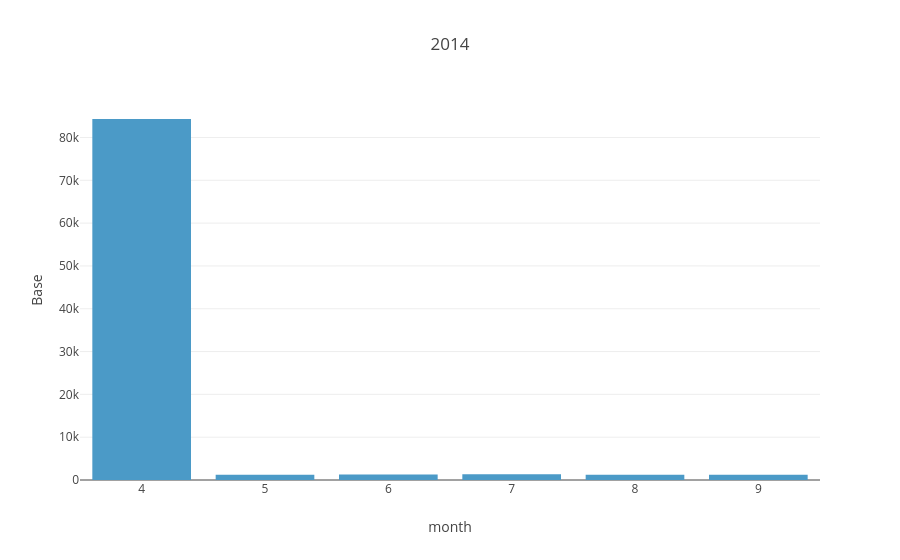

Notebook code cell kept with this figure:
### Code cell
monthly_uber_rides_2014 = df_sample[['month','Base']].pivot_table(index=['month'],
                                  values='Base',
                                  aggfunc='count')
fig=px.bar(monthly_uber_rides_2014,x=monthly_uber_rides_2014.index,y='Base',title="2014")
fig.show()
monthly_uber_rides_2014

### Figure 1 — Plotly figure (JSON) as saved in the notebook; plotly's stock layout.template omitted (floating-point values rounded to 4 significant figures)
{"data": [{"hovertemplate": "month=%{x}<br>Base=%{y}<extra></extra>", "legendgroup": "", "marker": {"color": "#4B9AC7", "pattern": {"shape": ""}}, "name": "", "orientation": "v", "showlegend": false, "textposition": "auto", "type": "bar", "x": [4, 5, 6, 7, 8, 9], "xaxis": "x", "y": [84320, 1223, 1312, 1321, 1255, 1253], "yaxis": "y"}], "layout": {"barmode": "relative", "legend": {"tracegroupgap": 0}, "title": {"text": "2014"}, "xaxis": {"anchor": "y", "domain": [0, 1], "title": {"text": "month"}}, "yaxis": {"anchor": "x", "domain": [0, 1], "title": {"text": "Base"}}}}
